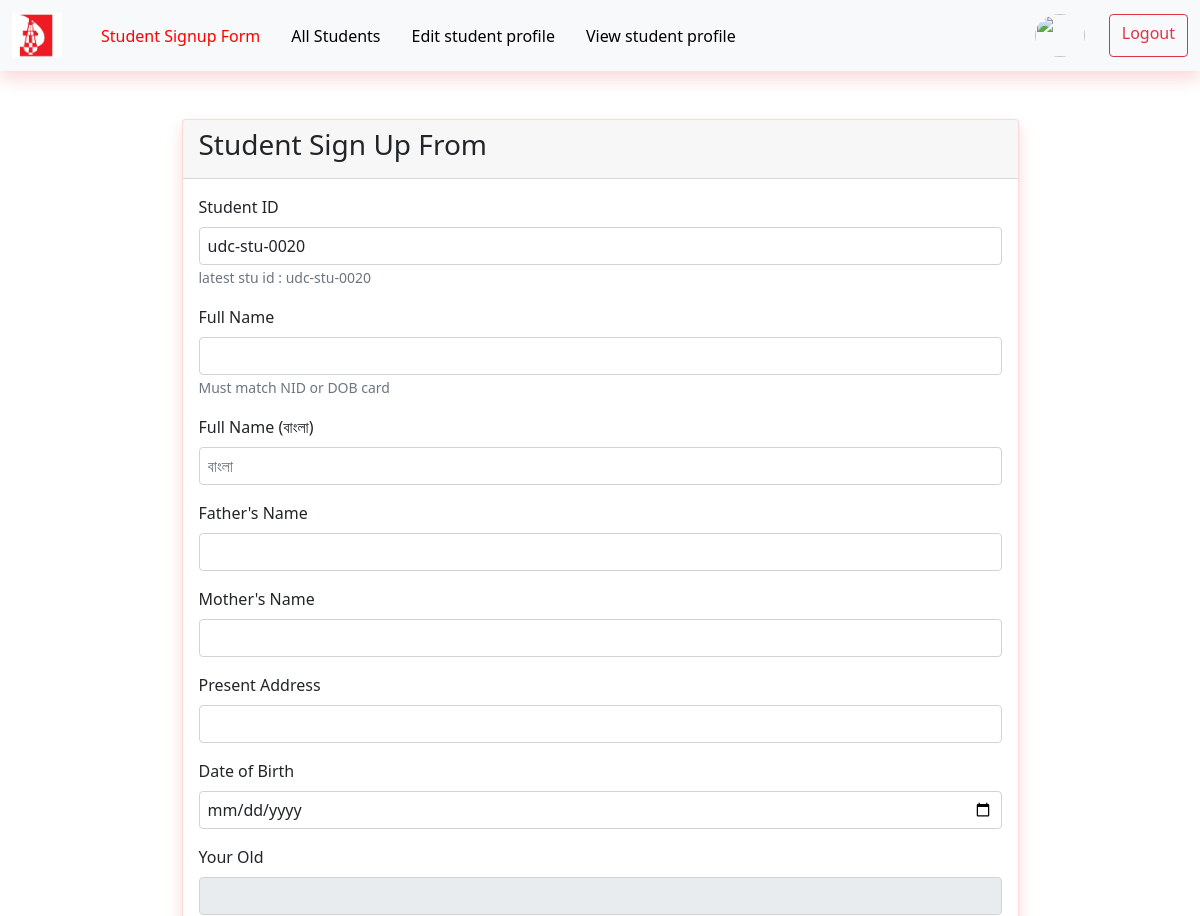
The page /pages/signup.php (upper part) on the database as committed earlier.
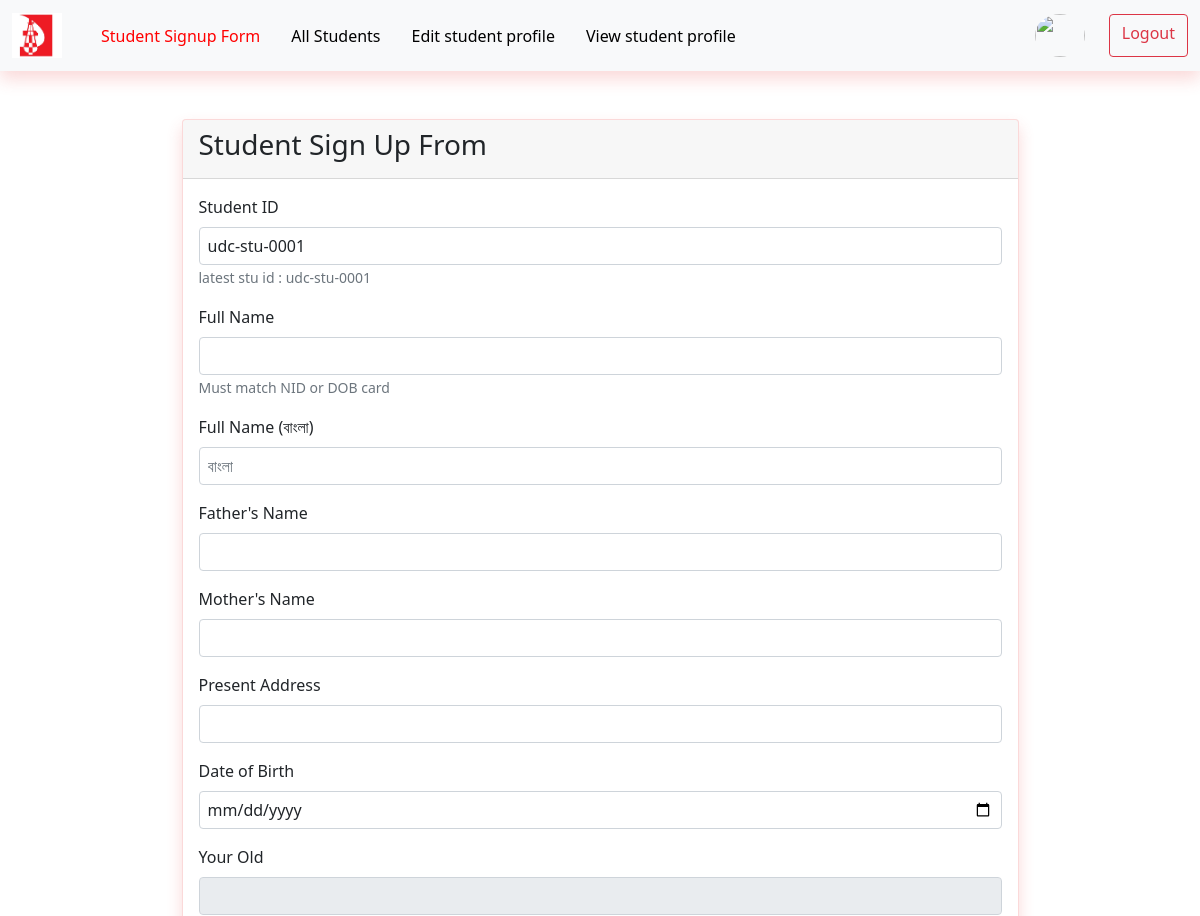
The same page on the database as committed later.
### tables this page shows
CREATE TABLE `students` (
  `id` int(11) NOT NULL,
  `stu_id` varchar(12) DEFAULT 'udc-stu-',
  `full_name` varchar(225) NOT NULL,
  `full_name_bn` varchar(500) NOT NULL,
  `father_name` varchar(225) NOT NULL,
  `mother_name` varchar(225) NOT NULL,
  `present_address` varchar(555) NOT NULL,
  `date_of_birth` varchar(30) NOT NULL,
  `age` int(3) NOT NULL,
  `occupation` varchar(225) NOT NULL,
  `phone` varchar(20) NOT NULL,
  `interested_subject` varchar(50) NOT NULL,
  `gender` varchar(10) NOT NULL,
  `email` varchar(225) NOT NULL,
  `username` varchar(225) NOT NULL,
  `password` varchar(225) NOT NULL,
  `photo` varchar(225) NOT NULL,
  `status` tinyint(1) NOT NULL DEFAULT 1,
  `trash` tinyint(1) NOT NULL DEFAULT 0,
  `created_at` timestamp NOT NULL DEFAULT current_timestamp(),
  `updated_at` timestamp NULL DEFAULT NULL
);

### pages/signup.php (the view, shortened to what this page needs)
<?php
include_once('../autoload.php');
?>
<!DOCTYPE html>
<html lang="en">
<head>
  <link rel="stylesheet" href="https://cdn.jsdelivr.net/npm/bootstrap-icons@1.3.0/font/bootstrap-icons.css">
  <link href="../assects/css/bootstrap.min.css" rel="stylesheet">
    <link rel="stylesheet" href="../assects/css/style.css">
   <link rel="stylesheet" href="../assects/css/responsive.css">
</head>
<body>
  <nav class="navbar navbar-expand-lg navbar-danger bg-light shadow">
    <div class="container-fluid">
      <a class="navbar-brand" href="#"><img src="../assects/media/img/udichilogo.jpg" alt="udc logo" width="50" height="45"></a>
      <div class="collapse navbar-collapse" id="navbarSupportedContent">
        <ul class="navbar-nav me-auto mb-2 mb-lg-0">
          <li class="nav-item">
            <a class="nav-link live" href="./signup.php">Student Signup Form</a>
          </li>
          <li class="nav-item">
            <a class="nav-link " href="./table.php">All Students</a>
          </li>
          <li class="nav-item">
            <a class="nav-link" href="./edit.php">Edit student profile</a>
          </li>
          <li class="nav-item">
            <a class="nav-link" href="./profile.php">View student profile</a>
          </li>
        </ul>
        <div class="d-flex">
            <a href="./ad_profile.php"><img class="rounded-circle border-warning" src="../assects/media/img/dammy.png" alt="" width="50" height="43"></a>
            <a class="btn btn-outline-danger ms-4" href="../logout.php">Logout</a>
        </div>
      </div>
    </div>
  </nav>
</body>
	<div class="container">
		<div class="reg-table ">
			<div class="regtable mx-auto">
				<div class="card my-5 shadow">
				<div class="card-header">
					<h3>Student Sign Up From</h3>
				</div>
				<div class="card-body">
					<form action="#" method="POST" enctype="multipart/form-data">
						<?php
							$sql_latest_id = "SELECT stu_id FROM students ORDER BY id DESC LIMIT 1;";
							$latest_result = mysqli_query($connect, $sql_latest_id) or die('Latest not done');
							$latest_row = mysqli_fetch_assoc($latest_result);
						?>
						<div class="stuIdField mb-3">
							<label class="form-label" for="stuIdField mt-2">Student ID</label> <br>
							<input class="px-2 form-control" id="stuIdField" type="text" required name="stu_id" value="<?php echo (isset($stu_id )) ? ($stu_id ) : ($latest_row['stu_id']) ;?>" value="<?php echo $latest_row['stu_id'];?>">
							<span class="form-text">latest stu id : <?php echo $latest_row['stu_id'];?></span>
						</div>
						<div class="fullNameBnField mb-3">
							<label class="form-label" for="fullname">Full Name</label>
							<input class="px-2 form-control" id="fullname" type="text" required name="full_name" value="<?php echo (isset($fullName)) ? ($fullName) : ("");?>">
							<span class="form-text">Must match NID or DOB card</span>
						</div>
						<div class="fullNameBnField mb-3">
							<label class="form-label" for="fullbnname">Full Name (বাংলা)</label> <br>
							<input class="px-2 form-control" id="fullbnname" type="text" required name="full_name_bn" value="<?php echo (isset($fullName_bn)) ? ($fullName_bn) : ("");?>" placeholder="বাংলা">
						</div>
						<div class="fatherNameField mb-3">
							<label class="form-label" for="fathersname">Father's Name</label><br>
							<input class="px-2 form-control" id="fathersname" type="text" required name="fathers_name" value="<?php echo (isset($fatherName)) ? ($fatherName) : ("");?>">
						</div>
						<div class="motherNameField mb-3">
							<label class="form-label" for="mothersname">Mother's Name</label><br>
							<input class="px-2 form-control" id="mothersname" type="text" required name="mothers_name" value="<?php echo (isset($motherName)) ? ($motherName) : ("");?>">
						</div>
						<div class="presentAddress mb-3">
							<label class="form-label" for="address">Present Address</label><br>
							<input class="px-2 form-control" id="address" type="address" required name="address" value="<?php echo (isset($address)) ? ($address) : ("");?>">
						</div>
						<div class="nameField mb-3">
							<label class="form-label" for="dofdate">Date of Birth</label><br>
							<input class="px-2 form-control " id="dofdate" onchange="ageCalculator()" type="date" required name="date_of_birth" value="<?php echo (isset($dob)) ? ($dob) : ("");?>">
						</div>
						<div class="oldField mb-3">
							<label class="form-label" for="old">Your Old</label><br>
							<input class="px-2 form-control old"  id="old" type="text" required readonly name="old" value="<?php echo (isset($old)) ? ($old) : ("");?>">
						</div>
					</form>
				</div>
				</div>
			</div>
		</div>
	</div>
</body>
</html>

Rows that differ between the two databases and show on the page:
removed students: stu_id "udc-stu-0020", stu "udc-stu-0020"
added students: stu_id "udc-stu-0001", stu "udc-stu-0001"
